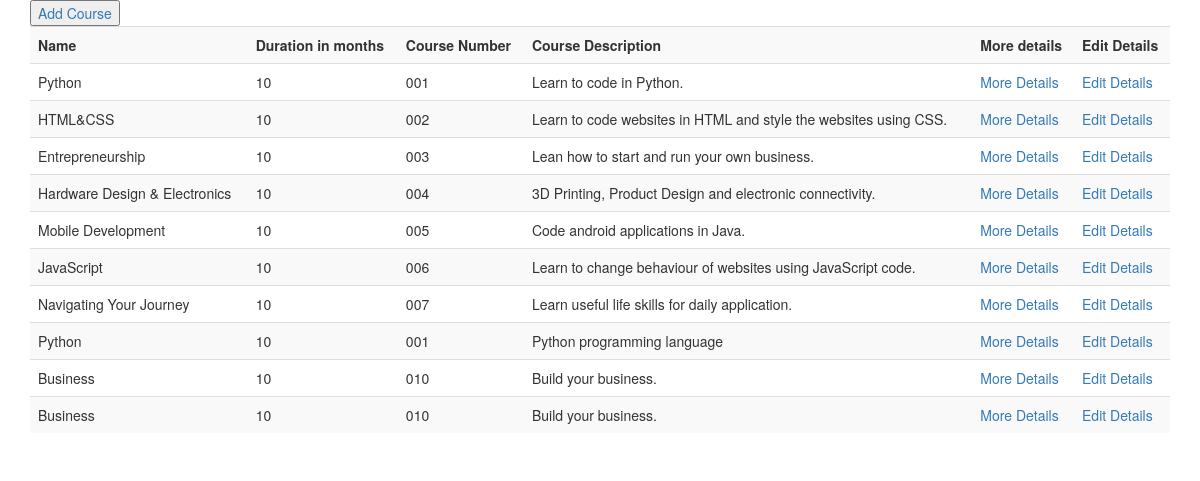
The page /course/list/ on the database its author committed.
### course/models.py (models this page shows, shortened)
class Course(models.Model):
	name = models.CharField(max_length=50)
	duration_in_months = models.SmallIntegerField()
	course_number = models.CharField(max_length=50)
	description = models.TextField()
	teacher = models.ForeignKey(Teacher,on_delete=models.PROTECT,blank=False)

### course/views.py (the view)
# urls.py: path("list/",list_courses,name="list_courses"),
def list_courses(request):
	courses=Course.objects.all()
	return render(request,"list_courses.html",{"courses":courses})

### course/templates/list_courses.html (shortened to what this page needs)
<!DOCTYPE html>
<html>
<head>
	<link rel="stylesheet" href="https://maxcdn.bootstrapcdn.com/bootstrap/3.4.0/css/bootstrap.min.css">
</head>
<body>
	<div class="container">
		<table class="table table-striped">
			<tr>
				<button><a href="/course/add/">Add Course</a></button>
				<th>Name</th>
				<th>Duration in months</th>
				<th>Course Number</th>
				<th>Course Description</th>
				<th>More details</th>
				<th>Edit Details</th>
			</tr>
			{% for course in courses %}
			<tr>
				<td>{{course.name}}</td>
				<td>{{course.duration_in_months}}</td>
				<td>{{course.course_number}}</td>
				<td>{{course.description}}</td>
				<td><a href="/course/detail/{{course.pk}}/">More Details</a></td>
				<td><a href="/course/edit/{{course.pk}}/">Edit Details</a></td>
			</tr>
			{% endfor %}
		</table>
	</div>
</body>
</html>

### rows shown on the page
Course: name "Python", duration_in_months "10", course_number "001", description "Learn to code in Python."
Course: name "HTML&CSS", duration_in_months "10", course_number "002", description "Learn to code websites in HTML and style the websites using CSS."
Course: name "Entrepreneurship", duration_in_months "10", course_number "003", description "Lean how to start and run your own business."
Course: name "Hardware Design & Electronics", duration_in_months "10", course_number "004", description "3D Printing, Product Design and electronic connectivity."
Course: name "Mobile Development", duration_in_months "10", course_number "005", description "Code android applications in Java."
Course: name "JavaScript", duration_in_months "10", course_number "006", description "Learn to change behaviour of websites using JavaScript code."
Course: name "Navigating Your Journey", duration_in_months "10", course_number "007", description "Learn useful life skills for daily application."
Course: name "Python", duration_in_months "10", course_number "001", description "Python programming language"
Course: name "Business", duration_in_months "10", course_number "010", description "Build your business."
Course: name "Business", duration_in_months "10", course_number "010", description "Build your business."
